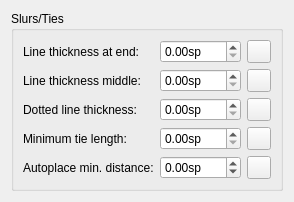
      <widget class="QWidget" name="PageSlursTies">
       <layout class="QVBoxLayout" name="verticalLayout_13">
        <property name="spacing">
         <number>0</number>
        </property>
        <item>
         <widget class="QGroupBox" name="groupBox_slursTies">
          <property name="title">
           <string>Slurs/Ties</string>
          </property>
          <property name="flat">
           <bool>false</bool>
          </property>
          <layout class="QGridLayout" name="gridLayout_3">
           <item row="0" column="1">
            <widget class="QDoubleSpinBox" name="slurEndLineWidth">
             <property name="sizePolicy">
              <sizepolicy hsizetype="Preferred" vsizetype="Fixed">
               <horstretch>0</horstretch>
               <verstretch>0</verstretch>
              </sizepolicy>
             </property>
             <property name="suffix">
              <string>sp</string>
             </property>
             <property name="singleStep">
              <double>0.050000000000000</double>
             </property>
            </widget>
           </item>
           <item row="2" column="0">
            <widget class="QLabel" name="label_33">
             <property name="text">
              <string>Dotted line thickness:</string>
             </property>
             <property name="buddy">
              <cstring>slurDottedLineWidth</cstring>
             </property>
            </widget>
           </item>
           <item row="2" column="1">
            <widget class="QDoubleSpinBox" name="slurDottedLineWidth">
             <property name="sizePolicy">
              <sizepolicy hsizetype="Preferred" vsizetype="Fixed">
               <horstretch>0</horstretch>
               <verstretch>0</verstretch>
              </sizepolicy>
             </property>
             <property name="suffix">
              <string>sp</string>
             </property>
             <property name="singleStep">
              <double>0.050000000000000</double>
             </property>
            </widget>
           </item>
           <item row="4" column="0">
            <widget class="QLabel" name="label_158">
             <property name="text">
              <string>Autoplace min. distance:</string>
             </property>
             <property name="buddy">
              <cstring>slurMinDistance</cstring>
             </property>
            </widget>
           </item>
           <item row="0" column="0">
            <widget class="QLabel" name="label_30">
             <property name="text">
              <string>Line thickness at end:</string>
             </property>
             <property name="buddy">
              <cstring>slurEndLineWidth</cstring>
             </property>
            </widget>
           </item>
           <item row="3" column="1">
            <widget class="QDoubleSpinBox" name="minTieLength">
             <property name="suffix">
              <string>sp</string>
             </property>
             <property name="singleStep">
              <double>0.100000000000000</double>
             </property>
            </widget>
           </item>
           <item row="4" column="3">
            <spacer name="horizontalSpacer">
             <property name="orientation">
              <enum>Qt::Horizontal</enum>
             </property>
             <property name="sizeHint" stdset="0">
              <size>
               <width>0</width>
               <height>0</height>
              </size>
             </property>
            </spacer>
           </item>
           <item row="1" column="1">
            <widget class="QDoubleSpinBox" name="slurMidLineWidth">
             <property name="sizePolicy">
              <sizepolicy hsizetype="Preferred" vsizetype="Fixed">
               <horstretch>0</horstretch>
               <verstretch>0</verstretch>
              </sizepolicy>
             </property>
             <property name="suffix">
              <string>sp</string>
             </property>
             <property name="singleStep">
              <double>0.050000000000000</double>
             </property>
            </widget>
           </item>
           <item row="1" column="0">
            <widget class="QLabel" name="label_31">
             <property name="text">
              <string>Line thickness middle:</string>
             </property>
             <property name="buddy">
              <cstring>slurMidLineWidth</cstring>
             </property>
            </widget>
           </item>
           <item row="3" column="0">
            <widget class="QLabel" name="minTieLengthLabel">
             <property name="text">
              <string>Minimum tie length:</string>
             </property>
             <property name="buddy">
              <cstring>minTieLength</cstring>
             </property>
            </widget>
           </item>
           <item row="4" column="1">
            <widget class="QDoubleSpinBox" name="slurMinDistance">
             <property name="sizePolicy">
              <sizepolicy hsizetype="Preferred" vsizetype="Fixed">
               <horstretch>0</horstretch>
               <verstretch>0</verstretch>
              </sizepolicy>
             </property>
             <property name="suffix">
              <string>sp</string>
             </property>
             <property name="decimals">
              <number>2</number>
             </property>
             <property name="minimum">
              <double>-100.000000000000000</double>
             </property>
             <property name="singleStep">
              <double>0.500000000000000</double>
             </property>
            </widget>
           </item>
           <item row="4" column="2">
            <widget class="QToolButton" name="resetSlurMinDistance">
             <property name="toolTip">
              <string>Reset to default</string>
             </property>
             <property name="accessibleName">
              <string>Reset 'Autoplace min. distance' value</string>
             </property>
             <property name="text">
              <string notr="true"/>
             </property>
            </widget>
           </item>
           <item row="0" column="2">
            <widget class="QToolButton" name="resetSlurEndLineWidth">
             <property name="toolTip">
              <string>Reset to default</string>
             </property>
             <property name="accessibleName">
              <string>Reset 'Line thickness at end' value</string>
             </property>
             <property name="text">
              <string notr="true"/>
             </property>
            </widget>
           </item>
           <item row="1" column="2">
            <widget class="QToolButton" name="resetSlurMidLineWidth">
             <property name="toolTip">
              <string>Reset to default</string>
             </property>
             <property name="accessibleName">
              <string>Reset 'Line thickness middle' value</string>
             </property>
             <property name="text">
              <string notr="true"/>
             </property>
            </widget>
           </item>
           <item row="2" column="2">
            <widget class="QToolButton" name="resetSlurDottedLineWidth">
             <property name="toolTip">
              <string>Reset to default</string>
             </property>
             <property name="accessibleName">
              <string>Reset 'Dotted line thickness' value</string>
             </property>
             <property name="text">
              <string notr="true"/>
             </property>
            </widget>
           </item>
           <item row="3" column="2">
            <widget class="QToolButton" name="resetMinTieLength">
             <property name="toolTip">
              <string>Reset to default</string>
             </property>
             <property name="accessibleName">
              <string>Reset 'Minimum tie length' value</string>
             </property>
             <property name="text">
              <string notr="true"/>
             </property>
            </widget>
           </item>
          </layout>
         </widget>
        </item>
        <item>
         <spacer name="verticalSpacer_4">
          <property name="orientation">
           <enum>Qt::Vertical</enum>
          </property>
          <property name="sizeHint" stdset="0">
           <size>
            <width>0</width>
            <height>0</height>
           </size>
          </property>
         </spacer>
        </item>
       </layout>
      </widget>
